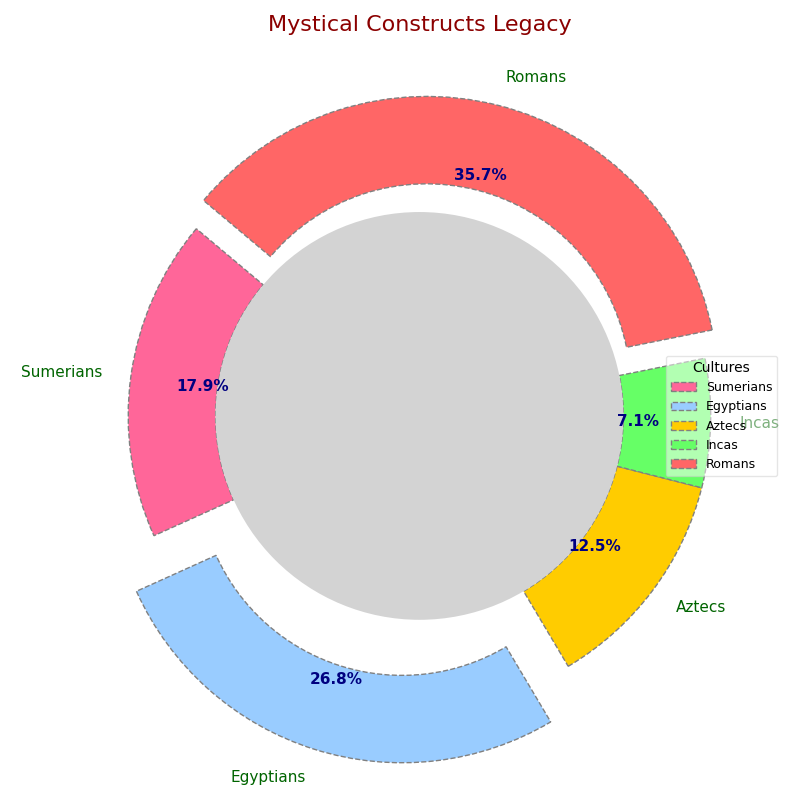

The Python source for this figure:
import matplotlib.pyplot as plt

# Define data
groups = ['Sumerians', 'Egyptians', 'Aztecs', 'Incas', 'Romans']
wonders_count = [10, 15, 7, 4, 20]

# New color scheme
colors = ['#ff6699', '#99ccff', '#ffcc00', '#66ff66', '#ff6666']

# Explode the slice for better emphasis
explode = (0, 0.2, 0, 0, 0.1)

# Create the pie chart with 'donut' effect
fig, ax = plt.subplots(figsize=(8, 8))
wedges, texts, autotexts = ax.pie(
    wonders_count,
    labels=groups,
    colors=colors,
    explode=explode,
    autopct='%1.1f%%',
    startangle=140,
    pctdistance=0.75,
    wedgeprops=dict(width=0.3, linestyle='--', edgecolor='grey'),
    shadow=False
)

# Draw a circle to create the 'donut' effect
centre_circle = plt.Circle((0, 0), 0.70, fc='lightgrey')
fig.gca().add_artist(centre_circle)

# Title with updated styling
plt.title(
    'Mystical Constructs Legacy',
    fontsize=16,
    fontweight='regular',
    color='darkred',
    pad=15
)

# Enhance text appearance
plt.setp(autotexts, size=11, weight='bold', color='navy')
plt.setp(texts, size=11, weight='normal', color='darkgreen')

# Add a legend with box
ax.legend(
    wedges, groups,
    title="Cultures",
    loc='right',
    fontsize=9,
    frameon=True,
    fancybox=True,
    framealpha=0.5
)

# Adjust layout
plt.tight_layout()

# Display the plot
plt.show()
